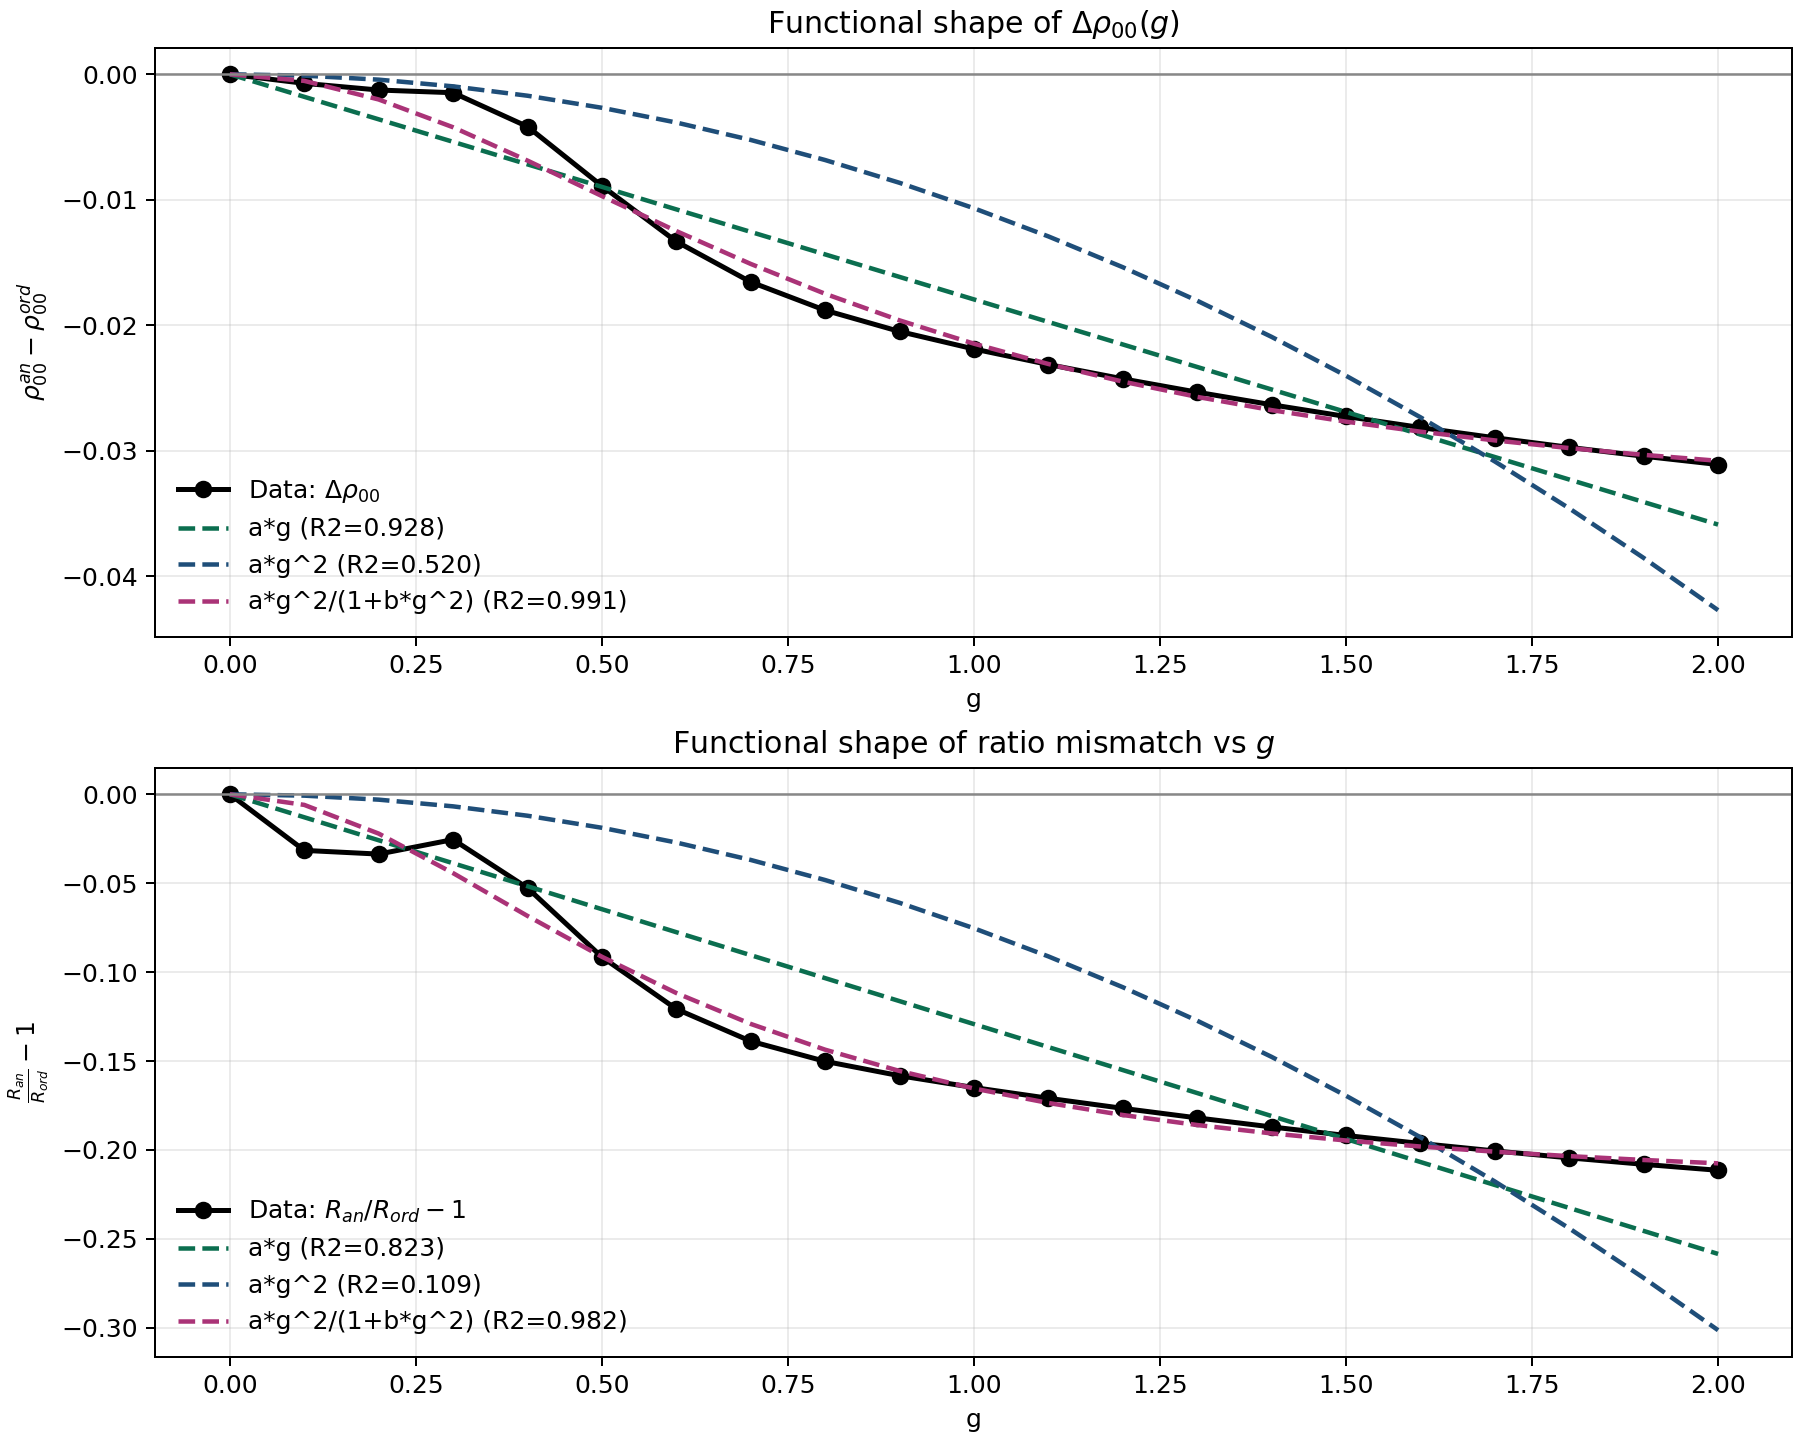

The Python source for this figure:
"""
Functional-difference diagnostic for analytic vs ordered density outputs (Codex v9).

Primary outputs:
1) Delta rho_00(g) = rho_00^analytic - rho_00^ordered
2) Relative ratio error(g) = (R_analytic / R_ordered) - 1, where R = rho_00/rho_11

Also fits simple candidate functional forms to each difference:
  - a * g
  - a * g^2
  - a * g^2 / (1 + b g^2)   (b fitted by coarse grid + linear solve for a)

Writes fresh codex_v9 outputs only.
"""

from __future__ import annotations

from dataclasses import dataclass
from pathlib import Path
from typing import Callable, Iterable

import matplotlib.pyplot as plt
import numpy as np
import pandas as pd

from hmf_model_comparison_standalone_codex_v1 import (
    BenchmarkConfig,
    RenormConfig,
    ordered_gaussian_state,
    extract_density,
)
from hmf_component_normalized_compare_codex_v5 import _compact_components


def _rmse(x: Iterable[float]) -> float:
    arr = np.asarray(list(x), dtype=float)
    return float(np.sqrt(np.mean(arr * arr))) if len(arr) else 0.0


@dataclass
class FitResult:
    name: str
    a: float
    b: float
    r2: float
    rmse: float
    yhat: np.ndarray


def _fit_linear_basis(y: np.ndarray, u: np.ndarray) -> tuple[float, np.ndarray]:
    den = float(np.dot(u, u))
    if den <= 1e-15:
        return 0.0, np.zeros_like(u)
    a = float(np.dot(y, u) / den)
    return a, a * u


def _r2(y: np.ndarray, yhat: np.ndarray) -> float:
    ss_res = float(np.sum((y - yhat) ** 2))
    ss_tot = float(np.sum((y - np.mean(y)) ** 2))
    if ss_tot <= 1e-15:
        return np.nan
    return float(1.0 - ss_res / ss_tot)


def _fit_models(g: np.ndarray, y: np.ndarray) -> list[FitResult]:
    fits: list[FitResult] = []

    # Model 1: a g
    u1 = g
    a1, y1 = _fit_linear_basis(y, u1)
    fits.append(FitResult("a*g", a1, np.nan, _r2(y, y1), _rmse(y - y1), y1))

    # Model 2: a g^2
    u2 = g * g
    a2, y2 = _fit_linear_basis(y, u2)
    fits.append(FitResult("a*g^2", a2, np.nan, _r2(y, y2), _rmse(y - y2), y2))

    # Model 3: a g^2 / (1 + b g^2), search b then solve a linearly
    best = None
    for b in np.linspace(0.0, 10.0, 401):
        u = (g * g) / (1.0 + b * g * g)
        a, yhat = _fit_linear_basis(y, u)
        err = float(np.sum((y - yhat) ** 2))
        if best is None or err < best[0]:
            best = (err, a, b, yhat)
    assert best is not None
    _, a3, b3, y3 = best
    fits.append(FitResult("a*g^2/(1+b*g^2)", float(a3), float(b3), _r2(y, y3), _rmse(y - y3), y3))

    return fits


def main() -> None:
    out_dir = Path(__file__).resolve().parent
    ren = RenormConfig(scale=1.04, kappa=0.94)

    # Keep this conservative and focused on functional shape vs coupling.
    beta = 2.0
    theta = float(np.pi / 4.0)
    gs = np.linspace(0.0, 2.0, 21)

    rows = []
    for g in gs:
        cfg = BenchmarkConfig(
            beta=beta,
            omega_q=2.0,
            theta=theta,
            n_modes=40,
            n_cut=1,
            omega_min=0.1,
            omega_max=10.0,
            q_strength=5.0,
            tau_c=0.5,
        )
        p00_ord, p11_ord, coh_ord = extract_density(ordered_gaussian_state(cfg, float(g)))
        ratio_ord = float(p00_ord / max(p11_ord, 1e-15))

        p00_an, p11_an, coh_an, ratio_an = _compact_components(cfg, float(g), use_running=True, renorm=ren)

        rows.append(
            {
                "g": float(g),
                "ordered_p00": float(p00_ord),
                "ordered_coh": float(coh_ord),
                "ordered_ratio": float(ratio_ord),
                "analytic_p00": float(p00_an),
                "analytic_coh": float(coh_an),
                "analytic_ratio": float(ratio_an),
                "delta_p00": float(p00_an - p00_ord),
                "delta_coh": float(coh_an - coh_ord),
                "ratio_rel_err": float(ratio_an / max(ratio_ord, 1e-15) - 1.0),
            }
        )

    df = pd.DataFrame.from_records(rows)

    y_p = df["delta_p00"].to_numpy(dtype=float)
    y_r = df["ratio_rel_err"].to_numpy(dtype=float)
    g = df["g"].to_numpy(dtype=float)

    fits_p = _fit_models(g, y_p)
    fits_r = _fit_models(g, y_r)

    # Save fit curves into scan CSV for easier inspection.
    for fit in fits_p:
        df[f"fit_delta_p00_{fit.name}"] = fit.yhat
    for fit in fits_r:
        df[f"fit_ratio_rel_{fit.name}"] = fit.yhat

    # Summary table
    sum_rows = []
    for target, fits in [("delta_p00", fits_p), ("ratio_rel_err", fits_r)]:
        for fit in fits:
            sum_rows.append(
                {
                    "target": target,
                    "model": fit.name,
                    "a": fit.a,
                    "b": fit.b,
                    "r2": fit.r2,
                    "rmse": fit.rmse,
                }
            )
    summary = pd.DataFrame.from_records(sum_rows).sort_values(["target", "rmse"]).reset_index(drop=True)

    # Write files
    scan_csv = out_dir / "hmf_rho00_ratio_functional_scan_codex_v9.csv"
    summary_csv = out_dir / "hmf_rho00_ratio_functional_summary_codex_v9.csv"
    fig_png = out_dir / "hmf_rho00_ratio_functional_diff_codex_v9.png"
    log_md = out_dir / "hmf_rho00_ratio_functional_log_codex_v9.md"
    df.to_csv(scan_csv, index=False)
    summary.to_csv(summary_csv, index=False)

    # Plot
    fig, axes = plt.subplots(2, 1, figsize=(10, 8), constrained_layout=True)

    # Top: delta rho_00
    ax = axes[0]
    ax.plot(df["g"], df["delta_p00"], "o-", color="black", linewidth=2, label=r"Data: $\Delta\rho_{00}$")
    colors = ["#0B6E4F", "#1F4E79", "#AA3377"]
    for fit, c in zip(fits_p, colors):
        ax.plot(df["g"], fit.yhat, color=c, linestyle="--", linewidth=1.8, label=f"{fit.name} (R2={fit.r2:.3f})")
    ax.axhline(0.0, color="#888888", linewidth=1.0)
    ax.set_xlabel("g")
    ax.set_ylabel(r"$\rho_{00}^{an} - \rho_{00}^{ord}$")
    ax.set_title(r"Functional shape of $\Delta\rho_{00}(g)$")
    ax.grid(alpha=0.25)
    ax.legend(frameon=False)

    # Bottom: ratio relative error
    ax = axes[1]
    ax.plot(df["g"], df["ratio_rel_err"], "o-", color="black", linewidth=2, label=r"Data: $R_{an}/R_{ord}-1$")
    for fit, c in zip(fits_r, colors):
        ax.plot(df["g"], fit.yhat, color=c, linestyle="--", linewidth=1.8, label=f"{fit.name} (R2={fit.r2:.3f})")
    ax.axhline(0.0, color="#888888", linewidth=1.0)
    ax.set_xlabel("g")
    ax.set_ylabel(r"$\frac{R_{an}}{R_{ord}} - 1$")
    ax.set_title(r"Functional shape of ratio mismatch vs $g$")
    ax.grid(alpha=0.25)
    ax.legend(frameon=False)

    fig.savefig(fig_png, dpi=180)
    plt.close(fig)

    # Log
    lines = []
    lines.append("# Functional Difference Diagnostic (Codex v9)")
    lines.append("")
    lines.append(f"Config: beta={beta}, theta=pi/4, omega_q=2, g in [{gs.min():.1f}, {gs.max():.1f}] ({len(gs)} points)")
    lines.append("")
    lines.append("| target | model | a | b | R2 | RMSE |")
    lines.append("|---|---:|---:|---:|---:|---:|")
    for _, r in summary.iterrows():
        btxt = f"{r['b']:.6f}" if np.isfinite(r["b"]) else "nan"
        lines.append(
            f"| {r['target']} | {r['model']} | {r['a']:.6f} | {btxt} | {r['r2']:.6f} | {r['rmse']:.6f} |"
        )
    log_md.write_text("\n".join(lines), encoding="utf-8")

    print("Wrote:", scan_csv.name)
    print("Wrote:", summary_csv.name)
    print("Wrote:", fig_png.name)
    print("Wrote:", log_md.name)
    print("")
    print(summary.to_string(index=False))


if __name__ == "__main__":
    main()
